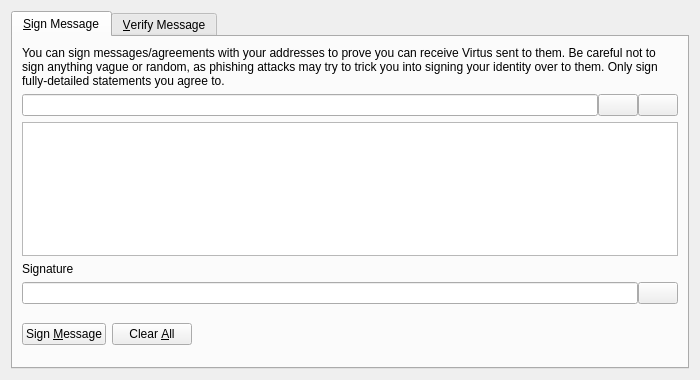
<?xml version="1.0" encoding="UTF-8"?>
<ui version="4.0">
 <class>SignVerifyMessageDialog</class>
 <widget class="QDialog" name="SignVerifyMessageDialog">
  <property name="geometry">
   <rect>
    <x>0</x>
    <y>0</y>
    <width>700</width>
    <height>380</height>
   </rect>
  </property>
  <property name="windowTitle">
   <string>Signatures - Sign / Verify a Message</string>
  </property>
  <property name="modal">
   <bool>true</bool>
  </property>
  <layout class="QVBoxLayout" name="verticalLayout">
   <item>
    <widget class="QTabWidget" name="tabWidget">
     <property name="currentIndex">
      <number>0</number>
     </property>
     <widget class="QWidget" name="tabSignMessage">
      <attribute name="title">
       <string>&amp;Sign Message</string>
      </attribute>
      <layout class="QVBoxLayout" name="verticalLayout_SM">
       <item>
        <widget class="QLabel" name="infoLabel_SM">
         <property name="text">
          <string>You can sign messages/agreements with your addresses to prove you can receive Virtus sent to them. Be careful not to sign anything vague or random, as phishing attacks may try to trick you into signing your identity over to them. Only sign fully-detailed statements you agree to.</string>
         </property>
         <property name="textFormat">
          <enum>Qt::PlainText</enum>
         </property>
         <property name="wordWrap">
          <bool>true</bool>
         </property>
        </widget>
       </item>
       <item>
        <layout class="QHBoxLayout" name="horizontalLayout_1_SM">
         <property name="spacing">
          <number>0</number>
         </property>
         <item>
          <widget class="QValidatedLineEdit" name="addressIn_SM">
           <property name="toolTip">
            <string>The Virtus address to sign the message with</string>
           </property>
          </widget>
         </item>
         <item>
          <widget class="QPushButton" name="addressBookButton_SM">
           <property name="toolTip">
            <string>Choose previously used address</string>
           </property>
           <property name="text">
            <string/>
           </property>
           <property name="shortcut">
            <string>Alt+A</string>
           </property>
           <property name="autoDefault">
            <bool>false</bool>
           </property>
          </widget>
         </item>
         <item>
          <widget class="QPushButton" name="pasteButton_SM">
           <property name="toolTip">
            <string>Paste address from clipboard</string>
           </property>
           <property name="text">
            <string/>
           </property>
           <property name="shortcut">
            <string>Alt+P</string>
           </property>
           <property name="autoDefault">
            <bool>false</bool>
           </property>
          </widget>
         </item>
        </layout>
       </item>
       <item>
        <widget class="QPlainTextEdit" name="messageIn_SM">
         <property name="toolTip">
          <string>Enter the message you want to sign here</string>
         </property>
        </widget>
       </item>
       <item>
        <widget class="QLabel" name="signatureLabel_SM">
         <property name="text">
          <string>Signature</string>
         </property>
         <property name="textFormat">
          <enum>Qt::PlainText</enum>
         </property>
        </widget>
       </item>
       <item>
        <layout class="QHBoxLayout" name="horizontalLayout_2_SM">
         <property name="spacing">
          <number>0</number>
         </property>
         <item>
          <widget class="QLineEdit" name="signatureOut_SM">
           <property name="font">
            <font>
             <italic>true</italic>
            </font>
           </property>
           <property name="readOnly">
            <bool>true</bool>
           </property>
          </widget>
         </item>
         <item>
          <widget class="QPushButton" name="copySignatureButton_SM">
           <property name="toolTip">
            <string>Copy the current signature to the system clipboard</string>
           </property>
           <property name="text">
            <string/>
           </property>
           <property name="autoDefault">
            <bool>false</bool>
           </property>
          </widget>
         </item>
        </layout>
       </item>
       <item>
        <layout class="QHBoxLayout" name="horizontalLayout_3_SM">
         <item>
          <widget class="QPushButton" name="signMessageButton_SM">
           <property name="toolTip">
            <string>Sign the message to prove you own this Virtus address</string>
           </property>
           <property name="text">
            <string>Sign &amp;Message</string>
           </property>
           <property name="autoDefault">
            <bool>false</bool>
           </property>
          </widget>
         </item>
         <item>
          <widget class="QPushButton" name="clearButton_SM">
           <property name="toolTip">
            <string>Reset all sign message fields</string>
           </property>
           <property name="text">
            <string>Clear &amp;All</string>
           </property>
           <property name="autoDefault">
            <bool>false</bool>
           </property>
          </widget>
         </item>
         <item>
          <spacer name="horizontalSpacer_1_SM">
           <property name="orientation">
            <enum>Qt::Horizontal</enum>
           </property>
           <property name="sizeHint" stdset="0">
            <size>
             <width>40</width>
             <height>48</height>
            </size>
           </property>
          </spacer>
         </item>
         <item>
          <widget class="QLabel" name="statusLabel_SM">
           <property name="font">
            <font>
             <weight>75</weight>
             <bold>true</bold>
            </font>
           </property>
           <property name="text">
            <string/>
           </property>
           <property name="wordWrap">
            <bool>true</bool>
           </property>
          </widget>
         </item>
         <item>
          <spacer name="horizontalSpacer_2_SM">
           <property name="orientation">
            <enum>Qt::Horizontal</enum>
           </property>
           <property name="sizeHint" stdset="0">
            <size>
             <width>40</width>
             <height>48</height>
            </size>
           </property>
          </spacer>
         </item>
        </layout>
       </item>
      </layout>
     </widget>
     <widget class="QWidget" name="tabVerifyMessage">
      <attribute name="title">
       <string>&amp;Verify Message</string>
      </attribute>
      <layout class="QVBoxLayout" name="verticalLayout_VM">
       <item>
        <widget class="QLabel" name="infoLabel_VM">
         <property name="text">
          <string>Enter the receiver's address, message (ensure you copy line breaks, spaces, tabs, etc. exactly) and signature below to verify the message. Be careful not to read more into the signature than what is in the signed message itself, to avoid being tricked by a man-in-the-middle attack. Note that this only proves the signing party receives with the address, it cannot prove sendership of any transaction!</string>
         </property>
         <property name="textFormat">
          <enum>Qt::PlainText</enum>
         </property>
         <property name="alignment">
          <set>Qt::AlignLeading|Qt::AlignLeft|Qt::AlignTop</set>
         </property>
         <property name="wordWrap">
          <bool>true</bool>
         </property>
        </widget>
       </item>
       <item>
        <layout class="QHBoxLayout" name="horizontalLayout_1_VM">
         <property name="spacing">
          <number>0</number>
         </property>
         <item>
          <widget class="QValidatedLineEdit" name="addressIn_VM">
           <property name="toolTip">
            <string>The Virtus address the message was signed with</string>
           </property>
          </widget>
         </item>
         <item>
          <widget class="QPushButton" name="addressBookButton_VM">
           <property name="toolTip">
            <string>Choose previously used address</string>
           </property>
           <property name="text">
            <string/>
           </property>
           <property name="shortcut">
            <string>Alt+A</string>
           </property>
           <property name="autoDefault">
            <bool>false</bool>
           </property>
          </widget>
         </item>
        </layout>
       </item>
       <item>
        <widget class="QPlainTextEdit" name="messageIn_VM"/>
       </item>
       <item>
        <widget class="QValidatedLineEdit" name="signatureIn_VM"/>
       </item>
       <item>
        <layout class="QHBoxLayout" name="horizontalLayout_2_VM">
         <item>
          <widget class="QPushButton" name="verifyMessageButton_VM">
           <property name="toolTip">
            <string>Verify the message to ensure it was signed with the specified Virtus address</string>
           </property>
           <property name="text">
            <string>Verify &amp;Message</string>
           </property>
           <property name="autoDefault">
            <bool>false</bool>
           </property>
          </widget>
         </item>
         <item>
          <widget class="QPushButton" name="clearButton_VM">
           <property name="toolTip">
            <string>Reset all verify message fields</string>
           </property>
           <property name="text">
            <string>Clear &amp;All</string>
           </property>
           <property name="autoDefault">
            <bool>false</bool>
           </property>
          </widget>
         </item>
         <item>
          <spacer name="horizontalSpacer_1_VM">
           <property name="orientation">
            <enum>Qt::Horizontal</enum>
           </property>
           <property name="sizeHint" stdset="0">
            <size>
             <width>40</width>
             <height>48</height>
            </size>
           </property>
          </spacer>
         </item>
         <item>
          <widget class="QLabel" name="statusLabel_VM">
           <property name="font">
            <font>
             <weight>75</weight>
             <bold>true</bold>
            </font>
           </property>
           <property name="text">
            <string/>
           </property>
           <property name="wordWrap">
            <bool>true</bool>
           </property>
          </widget>
         </item>
         <item>
          <spacer name="horizontalSpacer_2_VM">
           <property name="orientation">
            <enum>Qt::Horizontal</enum>
           </property>
           <property name="sizeHint" stdset="0">
            <size>
             <width>40</width>
             <height>48</height>
            </size>
           </property>
          </spacer>
         </item>
        </layout>
       </item>
      </layout>
     </widget>
    </widget>
   </item>
  </layout>
 </widget>
 <customwidgets>
  <customwidget>
   <class>QValidatedLineEdit</class>
   <extends>QLineEdit</extends>
   <header>qvalidatedlineedit.h</header>
  </customwidget>
 </customwidgets>
 <resources>
  <include location="../virtus.qrc"/>
 </resources>
 <connections/>
</ui>
